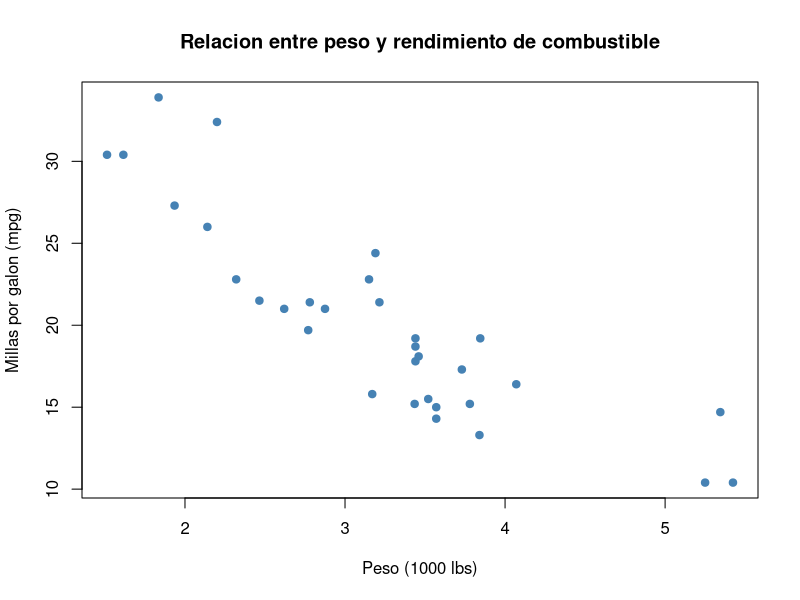

Source code (R):
# ============================================================
# analisis.R
# Ejemplo simple para demostracion en vivo: GitHub + Ciencia Abierta
# Dr. Mauricio Bedoya - CIEAM, Universidad Catolica del Maule
# ============================================================
#
# Este script usa un dataset incluido en R (mtcars) para que
# cualquiera pueda ejecutarlo sin descargar datos externos.
#
# Objetivo de la demo:
#   1. Subir esta version inicial al repositorio (primer commit)
#   2. Modificar el script en vivo (agregar una mejora)
#   3. Commitear el cambio y mostrar el diff en GitHub
#
# ------------------------------------------------------------

# Cargar datos: relacion entre peso del auto (wt) y rendimiento (mpg)
datos <- mtcars

# Grafico de dispersion basico
# png("grafico_peso_vs_rendimiento.png")
plot(
  datos$wt, datos$mpg,
  main = "Relacion entre peso y rendimiento de combustible",
  xlab = "Peso (1000 lbs)",
  ylab = "Millas por galon (mpg)",
  pch = 19,
  col = "steelblue"
)

# Guardar el grafico como imagen (queda versionado junto al script)
# dev.copy(png, "grafico_peso_vs_rendimiento.png")
# dev.off()
